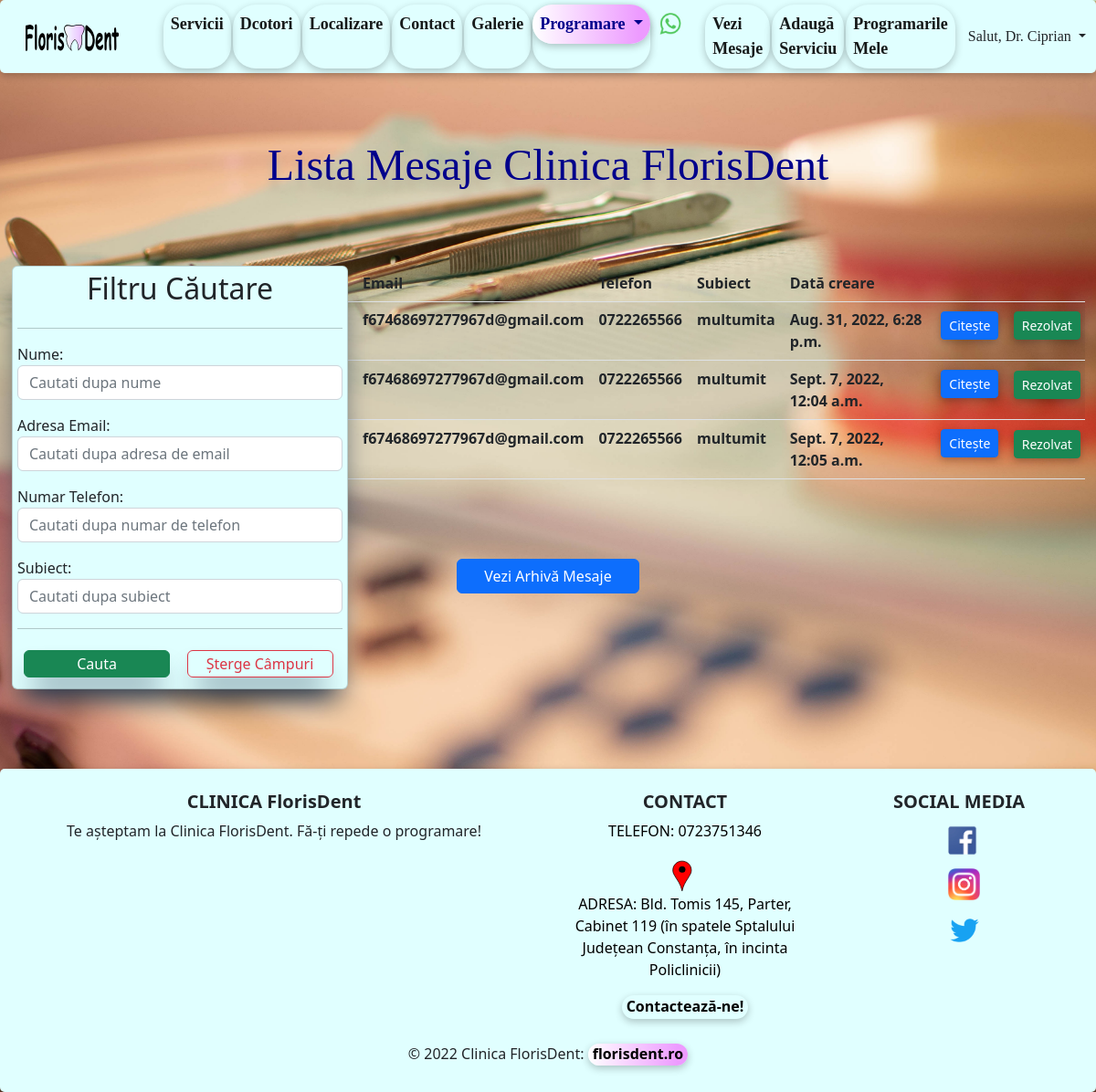
The page /list_of_mesaje/ (signed in) on the database as committed earlier.
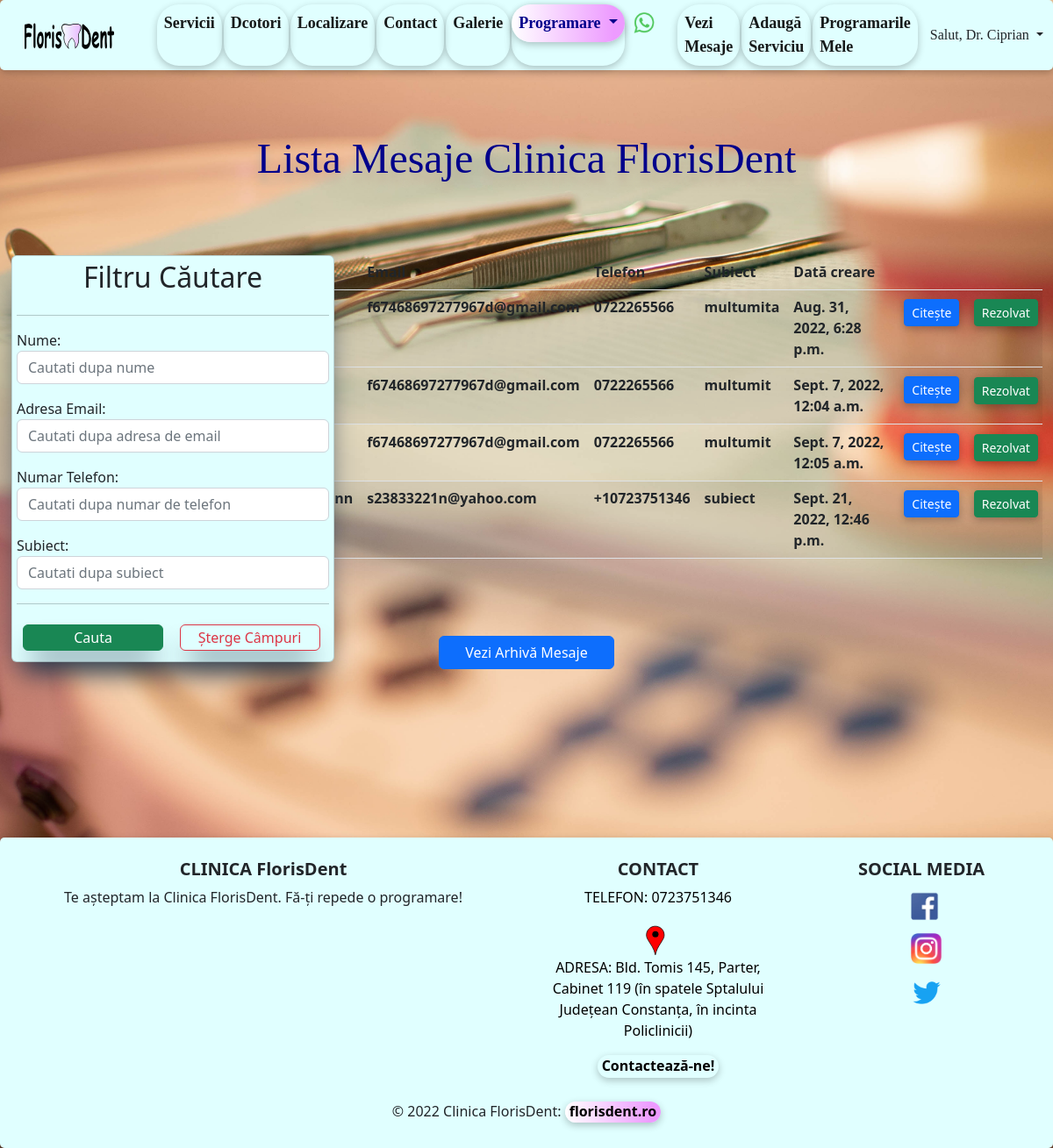
The same page on the database as committed later.
### home/models.py (models this page shows, shortened)
class Mesaj(models.Model):
    nume = models.CharField(max_length=40)
    email = models.EmailField(max_length=40)
    numar_telefon = models.CharField(blank=True, max_length=20)
    subiect = models.CharField(max_length=30)
    mesaj = models.TextField(max_length=500)
    active = models.BooleanField(default=True)
    created_at = models.DateTimeField(auto_now_add=True)
    updated_at = models.DateTimeField(auto_now=True)

### home/views.py (the view)
# urls.py: path('list_of_mesaje/', views.MesajListView.as_view(), name='list-of-mesaje'),
class MesajListView(LoginRequiredMixin, ListView):
    template_name = 'home/list_of_mesaje.html'
    model = Mesaj
    context_object_name = 'all_mesaje'
    def get_context_data(self, **kwargs):
        data = super(MesajListView, self).get_context_data(**kwargs)
        all_mesaje = Mesaj.objects.all()
        data['mesaje'] = all_mesaje
        my_filter_ = MesajeFilters(self.request.GET, queryset=all_mesaje.order_by('created_at'))
        data['all_mesaje'] = my_filter_.qs
        data['my_filter'] = my_filter_
        return data

### templates/home/list_of_mesaje.html (shortened to what this page needs)
{% extends 'base.html' %}
{% block content %}
    <h2 class="my_header text-center">Lista Mesaje Clinica FlorisDent</h2>
    <br><br><br>
    <div class="container-fluid">
        <div class="row">
            <div class="col-md-3">
                <div class="card"
                     style="width: 23rem; position: fixed; box-shadow: rgb(38, 57, 77) 0px 20px 30px -10px; padding: 5px; margin: 1px; background-color: lightcyan">
                    <h2 class="my-h text-center">Filtru Căutare</h2>
                    <hr>
                    <form class="my-h" method="get">
                        {{ my_filter.form.as_p }}
                        <hr>
                        <button type="submit" class="btn btn-success"
                                style="width: 10rem; box-shadow: rgb(38, 57, 77) 0px 20px 30px -10px; padding:2px; margin: 2%;">
                            Cauta
                        </button>
                        <a href="{% url 'list-of-mesaje' %}" class="btn btn-outline-danger"
                           style="width: 10rem; box-shadow: rgb(38, 57, 77) 0px 20px 30px -10px; padding:2px; margin: 2%;">
                            Șterge Câmpuri</a>
                    </form>
                </div>
            </div>
            <div class="col md-6">
                <table class="table table-striped table-hover">
                    <thead>
                    <tr>
                        <th>Nume</th>
                        <th>Email</th>
                        <th>Telefon</th>
                        <th>Subiect</th>
                        <th>Dată creare</th>
                        <th></th>
                        <th></th>
                    </tr>
                    </thead>
                    <tbody>
                    {% for mesaj in all_mesaje %}
                        <tr>
                            {% if mesaj.active is True %}
                                <td>{{ mesaj.nume }}</td>
                                <td>{{ mesaj.email }}</td>
                                <td>{{ mesaj.numar_telefon }}</td>
                                <td>{{ mesaj.subiect }}</td>
                                <td>{{ mesaj.created_at }}</td>
                                <td><a type="button" href="{% url 'detail-mesaj' mesaj.id %}" class="btn btn-primary btn-sm"
                                       style="margin: 4%; width: auto; box-shadow: rgba(0, 0, 0, 0.24) 0px 3px 8px;">Citește</a>
                                </td>
                                <td><a type="button" href="{% url 'rezolvare-mesaj' mesaj.id %}"
                                       class="btn btn-success btn-sm"
                                       style="margin: 4%; width: auto; box-shadow: rgba(0, 0, 0, 0.24) 0px 3px 8px;">Rezolvat</a>
                                </td>
                            {% endif %}
                        </tr>
                    {% endfor %}
                    </tbody>
                </table>
            </div>
        </div>
    </div>
    <br><br><br>
    <div class="d-grid gap-2 col-2 mx-auto">
        <a href="{% url 'list-of-mesaje-arhivate' %}" class="btn btn-primary" type="button">Vezi Arhivă Mesaje</a>
    </div>
{% endblock %}

### templates/base.html (shortened to what this page needs)
{% load static %}
<!DOCTYPE html>
<html lang="en">
<head>
    <link href="{% static 'static/css/bootstrap.min.css' %}" rel="stylesheet">
    <link rel="stylesheet" href="{% static 'css/main.css' %}">
</head>
<body class="base_body">
{% include 'navbar.html' %}
<br><br><br>
{% block content %}{% endblock %}
<br><br><br><br><br><br><br><br>
</body>
{% include 'footer.html' %}
</html>

### templates/navbar.html (shortened to what this page needs)
{% load static %}
<nav class="navbar navbar-expand-lg" style="background-color: #e0ffff; height: 80px">
    <div class="container-fluid">
        <a id="navbar-brand" class="navbar-brand" href="{% url 'home' %}" title="Prima Pagina FlorisDent">
            <img src="{% static 'images/florisdent_logo.svg' %}"
                 style="height: 2rem;">
        </a>
    <br>
        <div class="collapse navbar-collapse" id="navbarSupportedContent">
            <ul class="navbar-nav me-auto mb-2 mb-lg-0">
                <li class="nav-item">
                    <a class="nav-link active" aria-current="page" href="{% url 'list-preturi' %}"
                       title="Vezi serviciile noastre!">Servicii</a>
                </li>
                <li class="nav-item">
                    <a class="nav-link active" aria-current="page" href="{% url 'list-of-doctori' %}"
                       title="Vezi doctorii nostri!">Dcotori</a>
                </li>
                <li class="nav-item d-flex">
                    <a class="nav-link active" aria-current="page" href="{% url 'locatie' %}"
                       title="Vezi unde ne gasesti in Constanta">Localizare
                    </a>
                </li>
                <li class="nav-item d-flex">
                    <a class="nav-link active" aria-current="page" href="{% url 'create-mesaj' %}"
                       title="Contacteaza-ne!">Contact
                    </a>
                </li>
                <li class="nav-item d-flex">
                    <a class="nav-link active" aria-current="page" href="{% url 'galerie' %}"
                       title="Contacteaza-ne!">Galerie
                    </a>
                </li>
                <li class="nav-item dropdown">
                    <a class="nav-link dropdown-toggle" href="#" role="button" data-bs-toggle="dropdown"
                       aria-expanded="false" title="Fa o programare!" style="color: darkblue; box-shadow: rgba(0, 0, 0, 0.24) 0px 3px 8px;
                        border-radius: 25px; background: rgb(252,252,252); background: linear-gradient(90deg, rgba(255,255,255,1) 0%, rgba(237,155,255,1) 90%);">
                        Programare
                    </a>
                </li>
                <a class="navbar-brand"
                   href="https://api.whatsapp.com/send?phone=+40723751346&text=Buna ziua, as dori o programare, ma puteti ajuta?"
                   title="Contacteaza-ne prin WhatsApp">
                    <img src="{% static 'images/wapp.png' %}" style="height: 25px; padding-top: 1px">
                </a>
                {% if user.is_authenticated %}
                    <li class="nav-item">
                        <a class="nav-link active" aria-current="page" href="{% url 'list-of-mesaje' %}"
                           title="Vezi preturile clinicii!">Vezi Mesaje</a>
                    </li>
                    <li class="nav-item">
                        <a class="nav-link active" aria-current="page" href="{% url 'create-preturi' %}"
                           title="Vezi preturile clinicii!">Adaugă Serviciu</a>
                    </li>
                    <li class="nav-item">
                        <a class="nav-link active" aria-current="page" href="{% url 'list-of-programari' %}"
                           title="Vezi preturile clinicii!">Programarile Mele</a>
                    </li>
                {% endif %}
            </ul>
            {% if user.is_authenticated %}
                <div class="dropdown">
                    <button class="btn b_user dropdown-toggle" type="button" data-bs-toggle="dropdown"
                            aria-expanded="false">
                        Salut, Dr. {{ user }}
                    </button>
                </div>
            {% endif %}
        </div>
    </div>
</nav>

### templates/footer.html (shortened to what this page needs)
{% load static %}
<footer class="page-footer font-medium blue pt-4"
        style="position: static; width:100%; height: auto; padding-bottom: 0px; background-color: #e0ffff; height: 100%">
    <div class="container-fluid text-center text-md-left" style=" background-color: #e0ffff; height: 80px">
        <div class="row">
            <div class="col-md-6 mt-md-0 mt-3">
                <h5 class="text" style="font-weight: bold;">CLINICA FlorisDent</h5>
                <p>Te așteptam la Clinica FlorisDent.
                    Fă-ți repede o programare!</p>
            </div>
            <div class="col-md-3 mb-md-0 mb-3">
                <h5 class="text-uppercase" style="font-weight: bold;">Contact</h5>
                <ul class="list-unstyled">
                    <li>
                        <p href="" style="text-decoration: none; color: black"> TELEFON: 0723751346</p>
                    </li>
                    <li>
                        <a class="footer-brand" href="{% url 'locatie' %}" title="Vezi pe harta!">
                            <img src="{% static 'images/pin_maps.svg' %}" height="40"></a>
                    </li>
                    <li>
                        <p style="text-decoration: none; color: black">ADRESA: Bld. Tomis 145, Parter, Cabinet 119
                            (în spatele Sptalului Județean Constanța, în incinta Policlinicii)
                        </p>
                    </li>
                    <li>
                        <a type="button" class="footer-brand" href="{% url 'create-mesaj' %}" title="Scrie-ne!"
                           style="font-weight: bold; box-shadow: rgba(0, 0, 0, 0.24) 0px 3px 8px; color: black;
        text-decoration: none; border-radius: 25px; padding-right: 5px; padding-left: 5px; padding-bottom: 2px;
        background: #e0ffff;">
                            Contactează-ne!</a>
                    </li>
                </ul>
            </div>
            <div class="col-md-3 mb-md-0 mb-3">
                <h5 class="text-uppercase" style="font-weight: bold;">Social Media</h5>
                <ul class="list-unstyled">
                    <li>
                        <a class="footer-brand" href="https://www.facebook.com" title="Mergi pe pagina de Facebook">
                            <img src="{% static 'images/fbsvg.jpg' %}" height="40" style="padding-top: 5px">
                        </a>
                    </li>
                    <li>
                        <a class="footer-brand" href="https://www.instagram.com" title="Mergi pe pagina de Instagram">
                            <img src="{% static 'images/insta.png' %}" height="40"
                                 style=" padding-left: 10px; margin: 8px; padding-top: 5px">
                        </a>
                    </li>
                    <li>
                        <a class="footer-brand" href="https://www.twitter.com" title="Mergi pe pagina de Twitter">
                            <img src="{% static 'images/tweeter.png' %}" height="70"
                                 style=" padding-left: 11px; padding-bottom: 20px;">
                        </a>
                    </li>
                </ul>
            </div>
        </div>
    </div>
    <br><br><br><br>
    <div class="footer-copyright text-center gy-3"
         style=" background-color: #e0ffff; height: 130px; padding-top: 100px">©
        2022 Clinica
        FlorisDent:
        <a class="site-address" href="https:\\florisdent.ro" style="font-weight: bold; box-shadow: rgba(0, 0, 0, 0.24) 0px 3px 8px; color: black;
        text-decoration: none; border-radius: 25px; padding-right: 5px; padding-left: 5px; padding-bottom: 2px;
        background: rgb(252,252,252); background:
        linear-gradient(90deg, rgba(255,255,255,1) 0%, rgba(237,155,255,1) 90%);">florisdent.ro</a>
    </div>
    <br>
</footer>

### static/css/main.css (style rules this page uses)
.my_header { color: #00008b; font-size: xxx-large; font-family: Inder, Verdana, Paytone One; text-shadow: 0 11px 8px #c4b59d; }
.nav-link { font-size: large; }

### templates/navbar.html (style rules this page uses)
#navbar-brand { margin: 1rem; margin-right: 3rem; }
.navbar { border-radius: 5px; box-shadow: rgba(0, 0, 0, 0.24) 0px 3px 8px; }
.nav-item { font-weight: bold; font-family: "Microsoft Sans Serif"; margin: 1px; box-shadow: rgba(0, 0, 0, 0.24) 0px 3px 8px; color: black; border-radius: 25px; }
.b_user { border-radius: 25px; font-family: "Microsoft Sans Serif"; }

### templates/home/list_of_mesaje.html (style rules this page uses)
.table-hover { font-weight: bold; }

### templates/footer.html (style rules this page uses)
.page-footer { border-radius: 5px; box-shadow: rgba(0, 0, 0, 0.24) 0px 3px 8px; }

Rows that differ between the two databases and show on the page:
added Mesaj: email "s23833221n@yahoo.com", numar_telefon "+10723751346", subiect "subiect", created_at "Sept. 21, 2022, 12:46 p.m."
